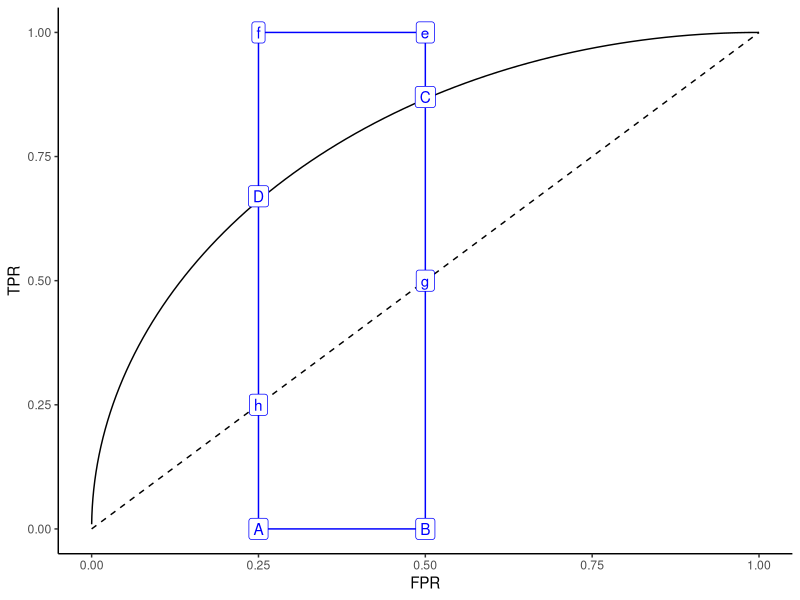

Here is the R script that generated this plot:
# ------------------------------------------------------------------------------
# FIG: PARTIAL AUC
# ------------------------------------------------------------------------------

# https://www.medcalc.org/manual/roc-curve-partial-area.php

library(data.table)
library(ggforce)
library(ggplot2)

# PLOT -------------------------------------------------------------------------

p <- ggplot() +
  geom_arc(aes(x0 = 1, y0 = 0, r = 1, start = -2, end = 0)) +
  xlim(c(0, 1)) +
  ylim(c(0, 1)) +
  geom_rect(
    mapping = aes(xmin = 0.25, xmax = 0.5, ymin = 0, ymax = 1), 
    fill = NA,
    col = "blue") +
  geom_segment(mapping = aes(x = 0, xend = 1, y = 0, yend = 1), linetype = 2) +
  theme_classic() +
  labs(x = "FPR", y = "TPR")

dt_highlight <- data.table(
  x = c(rep(0.25, 4), rep(0.5, 4)),
  y = c(0, 0.25, 0.67, 1, 0, 0.5, 0.87, 1), 
  text = c("A", "h", "D", "f", "B", "g", "C", "e"))

p <- p + geom_label(
  dt_highlight, 
  mapping = aes(x = x, y = y, label = text), 
  col = "blue")

ggsave("../figure/fig_pauc.png", p, height = 4L, width = 4L)
